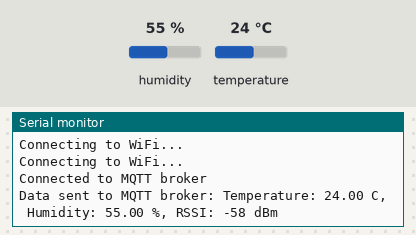
The program below on a simulated ESP32. Parts: the last lines printed to the serial monitor. The inputs (shaded band) are chosen by the test bench; at power-on: humidity 55 %, temperature 24 °C. WiFi joins after 1.5 s; servers stay silent unless stated; no MQTT or app messages arrive unless stated.

Above: at 3.2 s.
3.3 s: humidity set to 22 %
At 5.0 s:
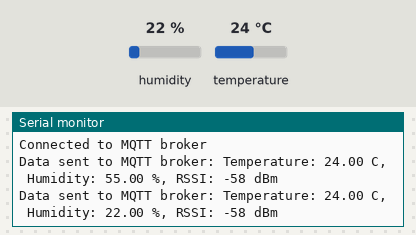
6.0 s: temperature set to 12 °C
At 6.8 s:
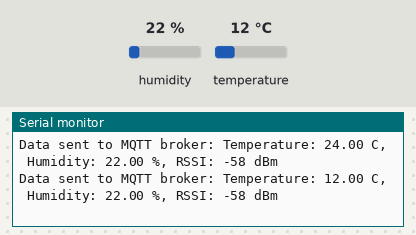
8.7 s: humidity set to 40 %
At 10.4 s:
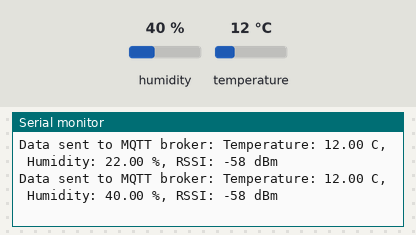
Timing chart, 0 to 11.9 s (numbered marks = the images above; inputs shaded):
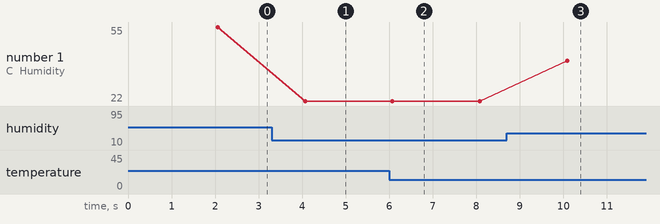

Measured:
- after the input at 3.3 s, the serial monitor: prints a new line after 0.77 s (image 1)
- after the input at 6.0 s, the serial monitor: prints a new line after 0.07 s (image 2)
- after the input at 8.7 s, the serial monitor: prints a new line after 1.4 s (image 3)
- plotted number 1: 55 → 22 after the input at 3.3 s, 22 → 40 after the input at 8.7 s

The program:

main.cpp
```cpp
#include <Arduino.h>
#include <DHT.h>
#include <WiFi.h>
#include <PubSubClient.h>

// Define sensor type and pin
#define DHTTYPE DHT22
int sensorPin = 18;

// WiFi configuration
const char* ssid = "odoxs";
const char* password = "kingking04";
const char* mqttServer = "192.168.1.14"; // Change into Raspberry Pi IP

// Define struct configuration
WiFiClient espClient;
PubSubClient client(espClient);
DHT dht(sensorPin, DHTTYPE);

void reconnect(){
  // Loop until connected
  while(!client.connected()){
    if(client.connect("ESP32Client")){
      Serial.println("Connected to MQTT broker");
    } else {
      delay(5000);
      Serial.print(".");
    }
  }
}

// Create read sensor function and publish data into MQTT broker
void readSensorData(){
  // Read temperature
  float temp = dht.readTemperature();

  // Read humidity
  float hum = dht.readHumidity();

  // Check if no data being sended
  if(isnan(hum) || isnan(temp)){
    Serial.println("Failed to read temperature and humidity data from sensor!");
    return;
  }

  // Read RSSI
  int rssi = WiFi.RSSI();

  // Publish temperature and humidity data
  String payload = String("Temperature: ") + String(temp) + " C, Humidity: " + String(hum) + " %, RSSI: " + String(rssi) + " dBm";
  client.publish("iot/data/esp32_1", payload.c_str());

  Serial.print("Data sent to MQTT broker: ");
  Serial.println(payload);

  delay(2000);
}

void setup() {
  // put your setup code here, to run once:
  Serial.begin(115200);

  // Configure setup for wifi, MQTT connection and sensors
  WiFi.begin(ssid, password);
  while(WiFi.status() != WL_CONNECTED){
    Serial.println("Connecting to WiFi...");
    delay(1000);
  }
  client.setServer(mqttServer, 1883);
  dht.begin();
}

void loop() {
  // put your main code here, to run repeatedly:
  if(!client.connected()){
    reconnect();
  }
  client.loop();
  readSensorData();
}
```
